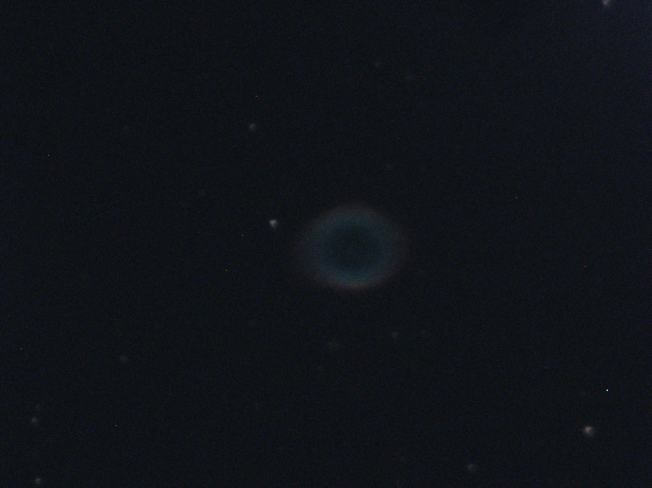
#> input picture lights/M57_00005.tif, 1304 x 976 px (shown at 1/2 size); its folder holds 4 pictures in this run; the run also reads 2 pictures not shown here
$ python main.py
#> lines starting #> are read from the running program, lines starting #| are printed output that depends on the picture; after the words box and inside, x2 and y2 are one past the last pixel; in counts of white or black regions, pixels touching at a corner belong together; pictures that were not available may be replaced by others from this repository, and a replacement may not be noted
### transform.py
"""Utility functions"""

import numpy as np
from utils import find_loc_max
from scipy.ndimage import rotate
import copy
import matplotlib.pyplot as plt
from utils import print_color
from tqdm import tqdm

def combine(img_list:list, axis=0) -> np.ndarray:
    """Combines images into a single image"""
    imgs = np.array(img_list)
    return np.median(imgs, axis=axis, out=np.ndarray(shape=img_list[0].shape, dtype=imgs.dtype))

# [87 lines left out: functions transform_fn, stack, stack_add, not called in this run]


def make_bad_pixel_mask(master_dark:np.ndarray, threshold=30) -> np.ndarray:
    mask_rgb = master_dark<threshold
    mask = np.all(mask_rgb, axis=-1)
    return np.array(mask, dtype=int)

def find_stars(img:np.ndarray, bad_pixel_mask:np.ndarray=None, threshold:float=50., neighborhood_size:int=15) -> list:
    """
    Finds stars in the field of view and returns a list of their 2D position (x,y).
    """
    if len(img.shape) > 2: img = np.mean(img, axis=-1) # convert to grayscale if not already
    if bad_pixel_mask is not None: img = np.where(bad_pixel_mask, img, np.nan) # remove the bad pixels so they're not considered as stars
    starsx, starsy = find_loc_max(img, threshold=threshold, neighborhood_size=neighborhood_size)
    stars_pos_list = [np.array([starsx[i], starsy[i]]) for i in range(len(starsx))]
    return stars_pos_list

def get_stars_relative_positions(stars_pos_list:list) -> tuple[list, list]:
    """
    Compute the relative position between each star in the field of view to prepare for alignment. (norm, angle)
    """
    relative_positions_list = []
    two_stars_idx_list = [] # list of the two stars used to calculate the comparison
    for i in range(len(stars_pos_list)):
        relative_positions_list.append([])
        two_stars_idx_list.append([])
        for k in range(len(stars_pos_list)-1):
            vec = stars_pos_list[(k+i+1)%len(stars_pos_list)]-stars_pos_list[i]
            relative_positions_list[-1].append((np.linalg.norm(vec), np.arctan2(vec[1],vec[0])))
            two_stars_idx_list[-1].append((i,(k+i+1)%len(stars_pos_list)))
    return relative_positions_list, two_stars_idx_list

class ReferenceImage:
    """Light image that is sharp and contains star positions."""
    def __init__(self, light_img:np.ndarray):
        self.light_img:np.ndarray = light_img
        self.gray_img:np.ndarray = light_img

    # [25 lines left out: function choose_stars, not called in this run]

    def find_stars(self, bad_pixel_mask:np.ndarray=None, star_pos_list:list=None, verbose:bool=False):
        self.found_stars = find_stars(self.light_img, bad_pixel_mask)
        self.found_rel_pos, self.found_two_stars_list = get_stars_relative_positions(self.found_stars)
        found_lenghts = [np.array(self.found_rel_pos[i])[:,0] for i in range(len(self.found_rel_pos))]
        self.star_pos_list:list = star_pos_list if star_pos_list is not None else self.found_stars
        self.rel_pos, self.two_stars_list = get_stars_relative_positions(self.star_pos_list)
        self.rel_lenghts = [np.array(self.rel_pos[i])[:,0] for i in range(len(self.rel_pos))]
        self.rel_angles = [np.array(self.rel_pos[i])[:,1] for i in range(len(self.rel_pos))]
        self.angles_dict = {}
        for i in range(len(self.rel_angles)):
            for k in range(len(self.rel_angles[i])):
                self.angles_dict[f"{self.two_stars_list[i][k]}"] = self.rel_angles[i][k]
        if verbose:
            print(f"self.two_stars_list : {self.two_stars_list}")
            print(f"self.rel_lenghts : {self.rel_lenghts}")
            print(f"self.rel_angles : {self.rel_angles}")
            print(f"self.angles_dict : {self.angles_dict}")

        # Check if all given star positions are found automatically:
        all_found = True
        if not all_found:
            print("Not all stars you've input are found automatically. This might cause a bad alignment if you do not change them.")

    def assign_stars(self, star_pos_list:list, tolerance:float=5) -> tuple[list, list]:
        """
        Returns a list of indices that correspond to the nth-star in self.star_pos_list

        e.g. If self.star_pos_list is [(24,58), (93,10)], and star_pos_list is [(25.2,56), (34.2, 29), (92.8,9)],
             then the resulting list would be [0,2].
        """
        outlist = []
        _rel_pos, _two_stars_list = get_stars_relative_positions(star_pos_list)
        _angles = [np.array(_rel_pos[i])[:,1] for i in range(len(_rel_pos))]
        _lenghts = [np.array(_rel_pos[i])[:,0] for i in range(len(_rel_pos))]
        angle_outlist = []
        for i, lengths in enumerate(self.rel_lenghts): # Iterate over each ref. star
            # Search for a similar length in the list:
            for k, other_lengths in enumerate(_lenghts):
                certainty = 0
                star_pair_that_gave_certainty = []
                angle_that_gave_certainty = []
                precision = []
                for n, length in enumerate(lengths):
                    #if np.any(np.abs(other_lengths-length)/length < tolerance/100): # Tolerance is in percentage
                    #    certainty += 1
                    #    star_pair_that_gave_certainty.append(self.two_stars_list[i][n])
                    #    angle_that_gave_certainty.append(_angles[k])
                    for m in range(len(other_lengths)):
                        p = np.abs(other_lengths[m]-length)/length
                        if p < tolerance/100: # Tolerance is in percentage
                            certainty += 1
                            star_pair_that_gave_certainty.append(self.two_stars_list[i][n])
                            angle_that_gave_certainty.append(_angles[k][m])
                            precision.append(p)
                if certainty > 1:
                    # At least two distances are the same, we can consider the star is a match (the same)
                    if len(outlist) > i: raise ValueError("More than a star was found to match, remove this image from alignment.")
                    outlist.append(k)
                    angle_outlist.append((star_pair_that_gave_certainty[precision.index(min(precision))], angle_that_gave_certainty[precision.index(min(precision))])) # Just use the most accurate star assignation
            if len(outlist) == i:
                outlist.append(None)
                angle_outlist.append(None)
        return outlist, angle_outlist

    # [31 lines left out: function get_translations_and_rotations, not called in this run]

    def show(self, star_list:list=None):
        if star_list is None: star_list = self.star_pos_list
        plt.imshow(self.light_img)
        for i in range(len(star_list)):
            plt.plot(star_list[i][0], star_list[i][1], "o", color="red")
        plt.show()
        pass

### utils.py


import numpy as np
import matplotlib.pyplot as plt
import astropy.io.fits as pyfits

import scipy.ndimage as ndimage
import scipy.ndimage.filters as filters


def find_loc_max(image, neighborhood_size = 8, threshold = 5):
    """
    Find all the local maximazation in a 2D array, used to search the targets such as QSOs and PSFs.
    This function is created and inspired based on:
        https://stackoverflow.com/questions/9111711/get-coordinates-of-local-maxima-in-2d-array-above-certain-value

    Parameter
    --------
        image:
            2D array type image.

        neighborhood_size: digit.
            Define the region size to filter the local minima.

        threshold: digit.
            Define the significance (flux value) of the maximazation point. The lower, the more would be found.

    Return
    --------
        A list of x and y of the searched local maximazations.
    """
    data_max = filters.maximum_filter(image, neighborhood_size)
    maxima = (image == data_max)
    data_min = filters.minimum_filter(image, neighborhood_size)
    diff = ((data_max - data_min) > threshold)
    maxima[diff == 0] = 0
    labeled, num_objects = ndimage.label(maxima)
    slices = ndimage.find_objects(labeled)
    x, y = [], []
    for dy,dx in slices:
        x_center = (dx.start + dx.stop - 1)/2
        x.append(x_center)
        y_center = (dy.start + dy.stop - 1)/2
        y.append(y_center)
    return x, y


# Print something in the terminal in a specific color
# [21 lines left out: functions print_color, plot_img, not called in this run]

### main.py
"""
Main module to stack images in the lights and darks folders.
"""

import numpy as np
import matplotlib.pyplot as plt
from matplotlib.image import imread
import os
from transform import *
from tqdm import tqdm
from utils import print_color, plot_img

lights_folder = r"lights/"
darks_folder = r"darks/"

lights_paths = [f for f in os.listdir(lights_folder) if os.path.isfile(os.path.join(lights_folder, f))]
darks_paths = [f for f in os.listdir(darks_folder) if os.path.isfile(os.path.join(darks_folder, f))]
lights = [np.array(imread(f"{lights_folder}{lights_paths[i]}")) for i in range(len(lights_paths))]
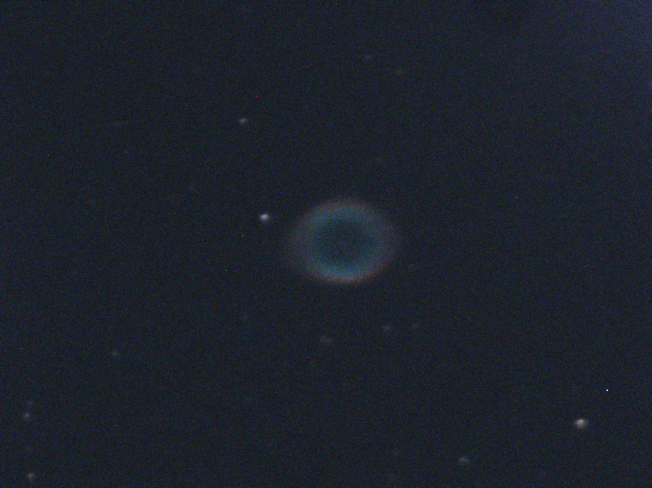
#> input picture lights/M57_00013.tif, 1304 x 976 px (shown at 1/2 size)
#> lights = 4 items
darks = [np.array(imread(f"{darks_folder}{darks_paths[i]}")) for i in range(len(darks_paths))]
#> darks = 1 item

master_dark = combine(darks)
#> in combine, returned value is the input picture: shape (976, 1304, 3); mean R, G, B 15.9, 19.1, 24.5
bp_mask = make_bad_pixel_mask(master_dark)
#> in make_bad_pixel_mask, `mask_rgb = master_dark<threshold`:
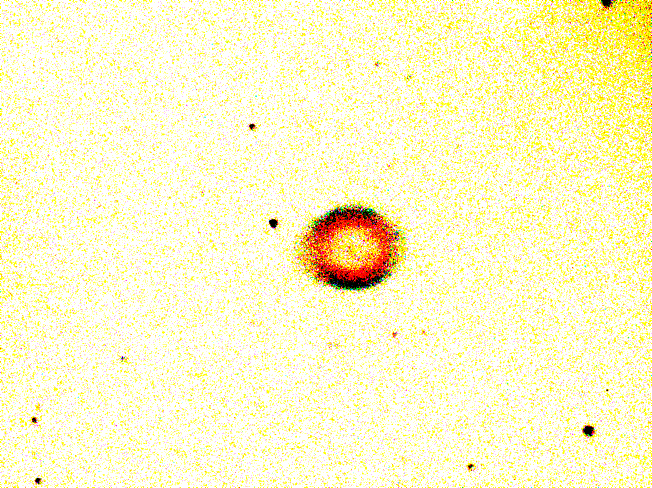
#> mask_rgb: shape (976, 1304, 3) bool (shown at 1/2 size); mean R, G, B 0.992, 0.972, 0.801
#> in make_bad_pixel_mask, `mask = np.all(mask_rgb, axis=-1)`:
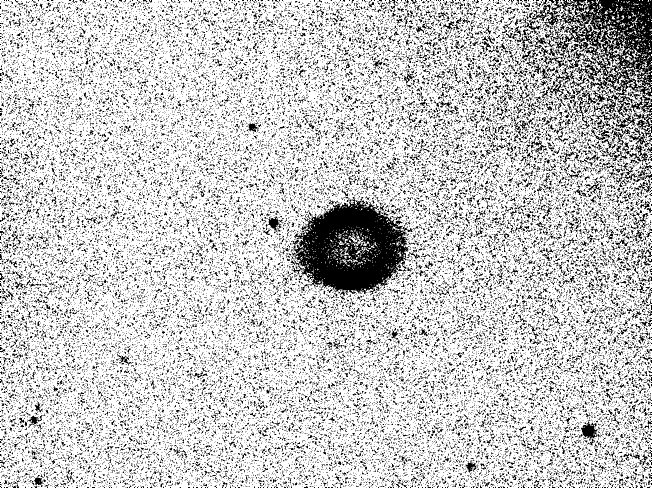
#> mask: shape (976, 1304) bool (shown at 1/2 size); 78.7% white; black in thin lines or dots
#> in make_bad_pixel_mask, `return np.array(mask, dtype=int)`: returned value: shape (976, 1304) int64; values 0 (black) and 1 (white), 78.7% white; black in thin lines or dots

fig, axes = plt.subplots(1, 2, sharex=True, sharey=True, figsize=(9,5))
axes[0].imshow(master_dark)
axes[1].imshow(bp_mask, vmin=0, vmax=1)
axes[0].set_title("Master dark", fontsize=17)
axes[1].set_title("Bad pixel mask", fontsize=17)
axes[0].set_xlabel("$x$ [px]", fontsize=17)
axes[0].set_ylabel("$y$ [px]", fontsize=17)
axes[1].set_xlabel("$x$ [px]", fontsize=17)
axes[1].set_ylabel("$y$ [px]", fontsize=17)
plt.tight_layout()
plt.subplots_adjust(wspace=0)
plt.show()

ref_img = ReferenceImage(lights[3])
star_pos_list = None
if input("Type 'Y' to select stars on reference image manually.\n") == "Y":
#> the answer given: lights/M57_00005.tif
    star_pos_list = ref_img.choose_stars()
ref_img.find_stars(bad_pixel_mask=bp_mask, star_pos_list=star_pos_list) # Leave star_pos_list to None to find the stars automatically
#> in find_loc_max, `data_max = filters.maximum_filter(image, neighborhood_size)`:
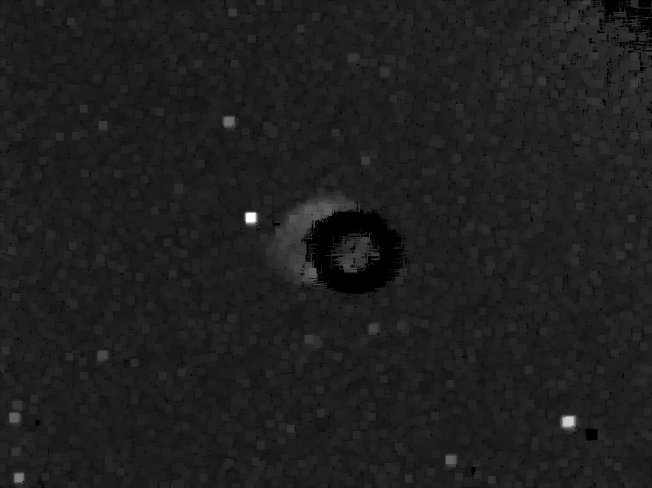
#> data_max: shape (976, 1304) float64 (shown at 1/2 size); 2.75% of the values are NaN or infinite; the others: min 26.33, max 189.7, mean 46.73; drawn with min black, max white, NaN and infinite black
#> in find_loc_max, `maxima = (image == data_max)`: maxima: shape (976, 1304) bool; 0.46% white in thin lines or dots
#> in find_loc_max, `data_min = filters.minimum_filter(image, neighborhood_size)`:
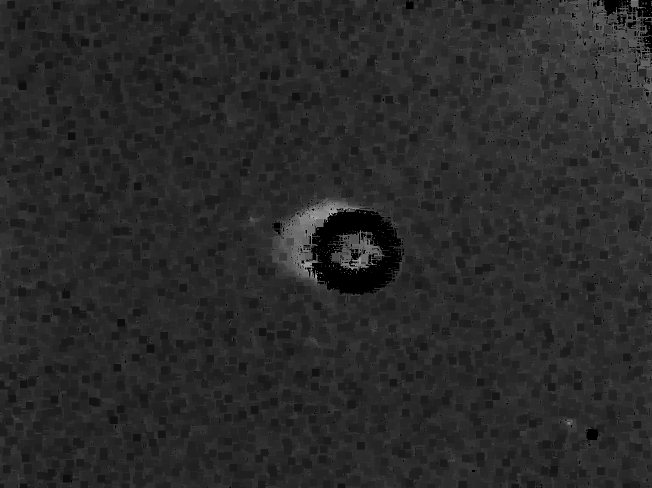
#> data_min: shape (976, 1304) float64 (shown at 1/2 size); 2.79% of the values are NaN or infinite; the others: min 10.33, max 83.33, mean 22.62; drawn with min black, max white, NaN and infinite black
#> in find_loc_max, `diff = ((data_max - data_min) > threshold)`: diff: shape (976, 1304) bool; 0.25% white; 13 white regions (3 under 20 px), largest, box (x1, y1, x2, y2) and area: (1121, 831, 1152, 858) 732, (489, 423, 516, 451) 652, (446, 233, 468, 255) 424
#> in find_loc_max, `maxima[diff == 0] = 0`:
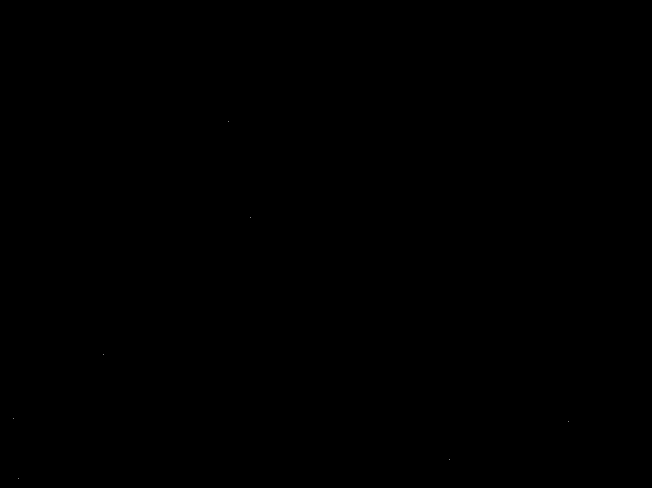
#> maxima: shape (976, 1304) bool (shown at 1/2 size); 0% white in thin lines or dots, all inside (x1, y1, x2, y2) = (27, 243, 1138, 957)
#> in find_loc_max, `labeled, num_objects = ndimage.label(maxima)`: labeled: shape (976, 1304) int32; 8 distinct labels, from 0 to 7
#> in find_loc_max, `labeled, num_objects = ndimage.label(maxima)`: num_objects = 7
#> in find_loc_max, `slices = ndimage.find_objects(labeled)`: slices = 7 items
#> the loop in find_loc_max, `for dy,dx in slices:` made 7 passes
#> (x_center, y_center) on passes 1 to 7: (456, 243), (500, 435), (206, 709), (27, 836), (1137, 843), (899, 919), (37, 956)
#> after the loop in find_loc_max, `for dy,dx in slices:`: x = [456, 500, 206, 27, 1137, 899, 37]; y = [243, 435, 709, 836, 843, 919, 956]
#> in find_stars, `starsx, starsy = find_loc_max(img, threshold=threshold, neighborhood_s..`: starsx = [456, 500, 206, 27, 1137, 899, 37]; starsy = [243, 435, 709, 836, 843, 919, 956]
#> in find_stars, `stars_pos_list = [np.array([starsx[i], starsy[i]]) for i in range(len(..`: stars_pos_list = [[456, 243], [500, 435], [206, 709], [27, 836], [1137, 843], [899, 919], [37, 956]]
#> in find_stars, `self.found_stars = find_stars(self.light_img, bad_pixel_mask)`: self.found_stars has the same summary as stars_pos_list
#> the loop in get_stars_relative_positions, `for i in range(len(stars_pos_list)):` made 7 passes
#> after the loop in get_stars_relative_positions, `for i in range(len(stars_pos_list)):`: relative_positions_list = 7 items
#> in find_stars, `self.star_pos_list:list = star_pos_list if star_pos_list is not None e..`: self.star_pos_list has the same summary as stars_pos_list
#> the loop in get_stars_relative_positions (call 2), `for i in range(len(stars_pos_list)):` made 7 passes
#> the loop in find_stars, `for i in range(len(self.rel_angles)):` made 7 passes
#> after the loop in find_stars, `for i in range(len(self.rel_angles)):`: self.angles_dict = 42 items
print(f"Star pos in reference image: {ref_img.star_pos_list}")
#| Star pos in reference image: [array([456., 243.]), array([500., 435.]), array([206., 709.]), array([ 27., 836.]), array([1137.,  843.]), array([899., 919.]), array([ 37., 956.])]
ref_img.show()
#> in show, `if star_list is None: star_list = self.star_pos_list`: star_list has the same summary as stars_pos_list in find_stars
#> the loop in show, `for i in range(len(star_list)):` made 7 passes
#> in show, `plt.show()`:
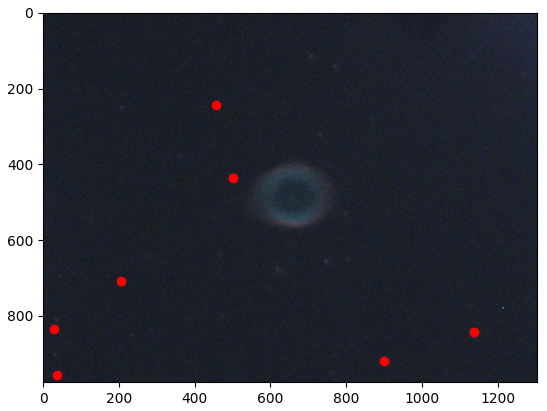
#> figure drawn by matplotlib, 1 panel
outlist, angle_outlist = ref_img.assign_stars(star_pos_list=[np.array([612., 438.]), np.array([111., 854.]), np.array([512., 269.])], tolerance=5)
#> the loop in assign_stars, `for i, lengths in enumerate(self.rel_lenghts):` made 2 passes
#> lengths on passes 1 to 2: [197, 528.8, 731.9, 907.6, 808.2, 827], [401.9, 620.1, 756.5, 627.3, 697, 197]
#> after the loop in assign_stars, `for i, lengths in enumerate(self.rel_lenghts):`: angle_outlist = [((0, 1), 1.04), ((1, 0), -2.11)]; outlist = [2, 0]
#> (the run stopped early here; a loop or call above may not have finished)
